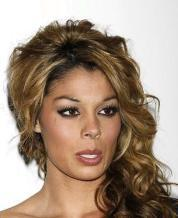
#> input picture data/clean/img_align_celeba/img_align_celeba/000006.jpg, 178 x 218 px, found by its file name; its folder holds only this picture in this run
$ python generate_damage.py
#> lines starting #> are read from the running program, lines starting #| are printed output that depends on the picture; after the words box and inside, x2 and y2 are one past the last pixel; in counts of white or black regions, pixels touching at a corner belong together
#> in generate_damaged_images, image is the input picture: shape (218, 178, 3); mean B, G, R 127.9, 144.7, 164.9
import cv2
import numpy as np
import os


def add_damage(image):
    """Simulate damage on an image (scratches, noise, etc.)"""
    height, width, _ = image.shape
#> height = 218; width = 178
    # Add scratches
    for _ in range(10):
        x1, y1 = np.random.randint(0, width), np.random.randint(0, height)
        x2, y2 = np.random.randint(0, width), np.random.randint(0, height)
        cv2.line(image, (x1, y1), (x2, y2), (255, 255, 255), thickness=1)
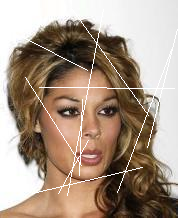
#> image: shape (218, 178, 3); 2.75% of pixels changed, all inside (x1, y1, x2, y2) = (21, 9, 178, 196)
    # Add noise
    noise = np.random.randint(0, 50, (height, width, 3), dtype='uint8')
    image = cv2.add(image, noise)
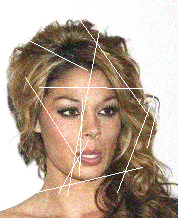
#> image: shape (218, 178, 3); mean B, G, R 151, 167, 186.3
    return image


def generate_damaged_images(clean_dir, damaged_dir):
    if not os.path.exists(damaged_dir):
        os.makedirs(damaged_dir)

    for filename in os.listdir(clean_dir):
        if filename.endswith(".jpg"):
            image_path = os.path.join(clean_dir, filename)
            image = cv2.imread(image_path)
            if image is not None:
                damaged_image = add_damage(image)
                cv2.imwrite(os.path.join(damaged_dir, filename), damaged_image)


if __name__ == "__main__":
    clean_dir = "data/clean/img_align_celeba/img_align_celeba"
    damaged_dir = "data/damaged"
    generate_damaged_images(clean_dir, damaged_dir)

$ run again, on data/clean/img_align_celeba/img_align_celeba/000017.jpg
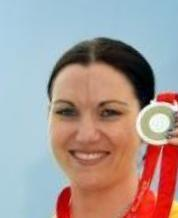
#> input picture data/clean/img_align_celeba/img_align_celeba/000017.jpg, 178 x 218 px, found by its file name
#> in generate_damaged_images, image is the input picture: shape (218, 178, 3); mean B, G, R 149.6, 153, 168.6
#> after the loop in add_damage, `for _ in range(10):`:
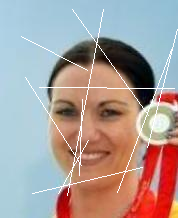
#> image: shape (218, 178, 3); 2.75% of pixels changed, all inside (x1, y1, x2, y2) = (21, 9, 178, 196)
#> in add_damage, `image = cv2.add(image, noise)`:
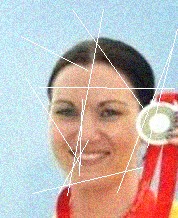
#> image: shape (218, 178, 3); mean B, G, R 175.7, 179.6, 194.3

$ run again, on data/clean/img_align_celeba/img_align_celeba/000018.jpg
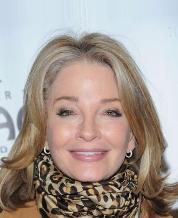
#> input picture data/clean/img_align_celeba/img_align_celeba/000018.jpg, 178 x 218 px, found by its file name
#> in generate_damaged_images, image is the input picture: shape (218, 178, 3); mean B, G, R 148.7, 155.3, 167.1
#> after the loop in add_damage, `for _ in range(10):`:
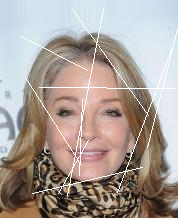
#> image: shape (218, 178, 3); 2.75% of pixels changed, all inside (x1, y1, x2, y2) = (21, 9, 178, 196)
#> in add_damage, `image = cv2.add(image, noise)`:
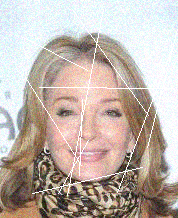
#> image: shape (218, 178, 3); mean B, G, R 172.1, 180.2, 192.7

$ run again, on data/clean/img_align_celeba/img_align_celeba/000019.jpg
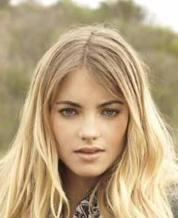
#> input picture data/clean/img_align_celeba/img_align_celeba/000019.jpg, 178 x 218 px, found by its file name
#> in generate_damaged_images, image is the input picture: shape (218, 178, 3); mean B, G, R 128, 163.7, 186.3
#> after the loop in add_damage, `for _ in range(10):`:
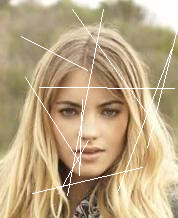
#> image: shape (218, 178, 3); 2.75% of pixels changed, all inside (x1, y1, x2, y2) = (21, 9, 178, 196)
#> in add_damage, `image = cv2.add(image, noise)`:
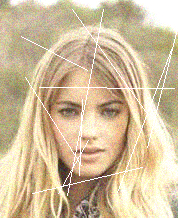
#> image: shape (218, 178, 3); mean B, G, R 155.1, 188.9, 209

$ run again, on data/clean/img_align_celeba/img_align_celeba/000007.jpg
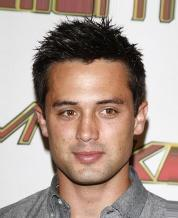
#> input picture data/clean/img_align_celeba/img_align_celeba/000007.jpg, 178 x 218 px, found by its file name
#> in generate_damaged_images, image is the input picture: shape (218, 178, 3); mean B, G, R 142.7, 153.2, 172.4
#> after the loop in add_damage, `for _ in range(10):`:
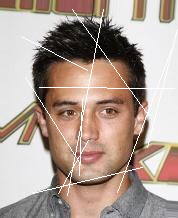
#> image: shape (218, 178, 3); 2.75% of pixels changed, all inside (x1, y1, x2, y2) = (21, 9, 178, 196)
#> in add_damage, `image = cv2.add(image, noise)`:
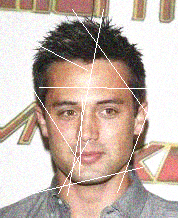
#> image: shape (218, 178, 3); mean B, G, R 167.3, 177.4, 195.5
